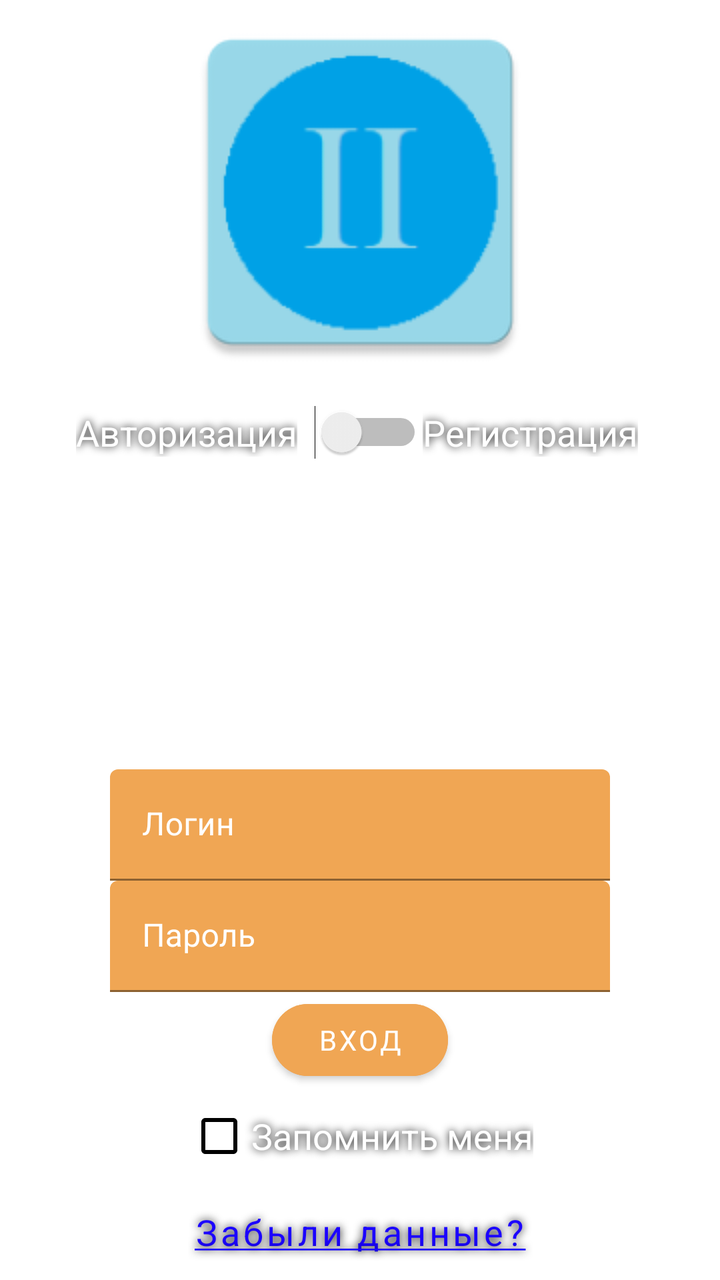
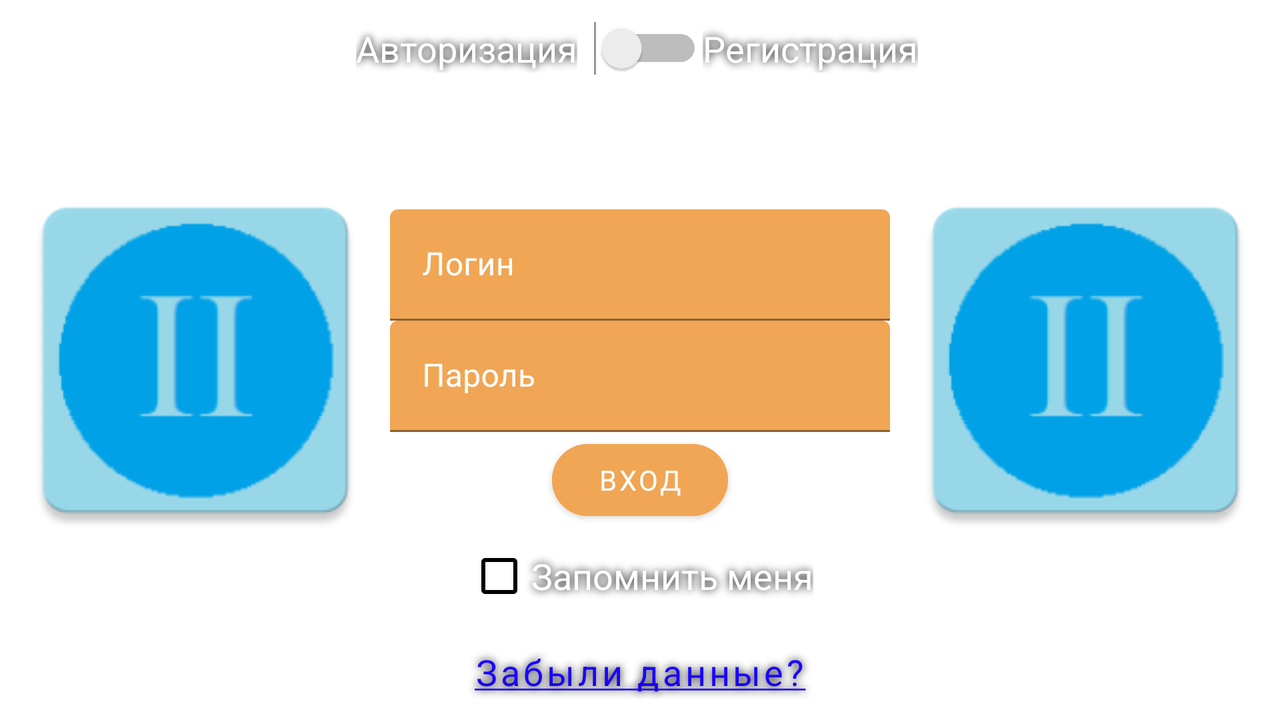

One screen, two layout resources from the same app: the default and the repository's alternative for another configuration. Each is rendered where Android would select it; the XML of both is given below.
<!-- AndroidManifest.xml: application theme Theme.AVRORAII -->
<!-- res/layout/activity_main.xml -->
<?xml version="1.0" encoding="utf-8"?>
<androidx.constraintlayout.widget.ConstraintLayout xmlns:android="http://schemas.android.com/apk/res/android"
    xmlns:app="http://schemas.android.com/apk/res-auto"
    xmlns:tools="http://schemas.android.com/tools"
    android:id="@+id/mainConstraint"
    android:layout_width="match_parent"
    android:layout_height="match_parent"
    android:background="@drawable/background"
    tools:context=".MainActivity">

    <TextView
        android:id="@+id/textView4"
        android:layout_width="wrap_content"
        android:layout_height="wrap_content"
        android:shadowColor="#000000"
        android:shadowDx="0"
        android:shadowDy="0"
        android:shadowRadius="10"
        android:text="Авторизация"
        android:textColor="#FFFFFF"
        android:textSize="18sp"
        app:layout_constraintBottom_toBottomOf="@+id/switch1"
        app:layout_constraintEnd_toStartOf="@+id/switch1"
        app:layout_constraintTop_toTopOf="@+id/switch1" />

    <ImageView
        android:id="@+id/Logo"
        android:layout_width="wrap_content"
        android:layout_height="wrap_content"
        app:layout_constraintEnd_toEndOf="parent"
        app:layout_constraintStart_toStartOf="parent"
        app:layout_constraintTop_toTopOf="parent"
        app:srcCompat="@drawable/ic_launcher" />

    <com.google.android.material.textfield.TextInputLayout
        android:id="@+id/LoginLogin"
        android:layout_width="250dp"
        android:layout_height="wrap_content"
        android:textColorHint="#FFFFFF"
        app:hintTextColor="#FF0BA0DE"
        app:layout_constraintBottom_toTopOf="@+id/LoginPassword"
        app:layout_constraintEnd_toEndOf="parent"
        app:layout_constraintStart_toStartOf="parent">

        <com.google.android.material.textfield.TextInputEditText
            android:id="@+id/loginLogin"
            android:layout_width="match_parent"
            android:layout_height="wrap_content"
            android:backgroundTint="#F0A654"
            android:hint="Логин"
            android:rotation="0"
            android:singleLine="true"
            android:textColor="#FFFFFF" />
    </com.google.android.material.textfield.TextInputLayout>

    <com.google.android.material.textfield.TextInputLayout
        android:id="@+id/LoginPassword"
        android:layout_width="250dp"
        android:layout_height="wrap_content"
        android:textColorHint="#FFFFFF"
        app:hintTextColor="#FF0BA0DE"
        app:layout_constraintBottom_toTopOf="@+id/LoginButton"
        app:layout_constraintEnd_toEndOf="parent"
        app:layout_constraintStart_toStartOf="parent">

        <com.google.android.material.textfield.TextInputEditText
            android:id="@+id/loginPassword"
            android:layout_width="match_parent"
            android:layout_height="wrap_content"
            android:backgroundTint="#F0A654"
            android:hint="Пароль"
            android:rotation="0"
            android:singleLine="true"
            android:textColor="#FFFFFF" />
    </com.google.android.material.textfield.TextInputLayout>

    <Button
        android:id="@+id/LoginButton"
        android:layout_width="wrap_content"
        android:layout_height="wrap_content"
        android:backgroundTint="#F0A654"
        android:fontFamily="sans-serif"
        android:onClick="onLogin"
        android:text="Вход"
        app:layout_constraintBottom_toTopOf="@+id/RememberMeCheckBox"
        app:layout_constraintEnd_toEndOf="parent"
        app:layout_constraintStart_toStartOf="parent"
        app:cornerRadius="216dp"/>

    <CheckBox
        android:id="@+id/RememberMeCheckBox"
        android:layout_width="wrap_content"
        android:layout_height="wrap_content"
        android:minHeight="48dp"
        android:onClick="onRemember"
        android:shadowColor="#000000"
        android:shadowDx="0"
        android:shadowDy="0"
        android:shadowRadius="10"
        android:text="Запомнить меня"
        android:textColor="#FFFFFF"
        android:textSize="18sp"
        android:theme="@style/MyCheckBox"
        app:layout_constraintBottom_toTopOf="@+id/ForgotPassword"
        app:layout_constraintEnd_toEndOf="parent"
        app:layout_constraintStart_toStartOf="parent" />

    <Button
        android:id="@+id/ForgotPassword"
        style="@style/Widget.MaterialComponents.Button.TextButton"
        android:layout_width="wrap_content"
        android:layout_height="wrap_content"
        android:fontFamily="sans-serif"
        android:onClick="onForgot"
        android:shadowColor="#000000"
        android:shadowDx="0"
        android:shadowDy="0"
        android:shadowRadius="10"
        android:text="@string/forgot"
        android:textAllCaps="false"
        android:textColor="#1B02FF"
        android:textSize="18sp"
        app:layout_constraintBottom_toBottomOf="parent"
        app:layout_constraintEnd_toEndOf="parent"
        app:layout_constraintStart_toStartOf="parent"
        app:cornerRadius="216dp"/>

    <Switch
        android:id="@+id/switch1"
        android:layout_width="wrap_content"
        android:layout_height="wrap_content"
        android:minHeight="48dp"
        android:onClick="onSwitch"
        android:shadowColor="#000000"
        android:shadowDx="0"
        android:shadowDy="0"
        android:shadowRadius="10"
        android:text="  "
        android:textColor="#FFFFFF"
        android:textSize="17sp"
        android:theme="@style/MyCheckBox"
        app:layout_constraintEnd_toEndOf="parent"
        app:layout_constraintStart_toStartOf="parent"
        app:layout_constraintTop_toBottomOf="@+id/Logo" />

    <TextView
        android:id="@+id/textView3"
        android:layout_width="wrap_content"
        android:layout_height="wrap_content"
        android:shadowColor="#000000"
        android:shadowDx="0"
        android:shadowDy="0"
        android:shadowRadius="10"
        android:text="Регистрация"
        android:textColor="#FFFFFF"
        android:textSize="18sp"
        app:layout_constraintBottom_toBottomOf="@+id/switch1"
        app:layout_constraintStart_toEndOf="@+id/switch1"
        app:layout_constraintTop_toTopOf="@+id/switch1" />

</androidx.constraintlayout.widget.ConstraintLayout>
<!-- resources referenced by this layout -->
<resources>
  <!-- drawable ic_launcher: png bitmap (drawable, 5580 bytes) -->
  <string name="forgot"><u>Забыли данные?</u></string>
  <style name="MyCheckBox" parent="Theme.AppCompat.Light">
          <item name="colorControlNormal">#000000</item>
          <item name="colorControlActivated">#FF9800</item>
      </style>
  <style name="Theme.AVRORAII" parent="Theme.MaterialComponents.DayNight.DarkActionBar">
          
          <item name="colorPrimary">@color/purple_500</item>
          <item name="colorPrimaryVariant">@color/purple_700</item>
          <item name="colorOnPrimary">@color/white</item>
          
          <item name="colorSecondary">@color/teal_200</item>
          <item name="colorSecondaryVariant">@color/teal_700</item>
          <item name="colorOnSecondary">@color/black</item>
          
          <item name="android:statusBarColor" tools:targetApi="l">?attr/colorPrimaryVariant</item>
          
      </style>
</resources>
<!-- res/layout-land/activity_main.xml (the repository's variant of the layout above) -->
<!-- drawn on the phone turned sideways -->
<?xml version="1.0" encoding="utf-8"?>
<androidx.constraintlayout.widget.ConstraintLayout xmlns:android="http://schemas.android.com/apk/res/android"
    xmlns:app="http://schemas.android.com/apk/res-auto"
    xmlns:tools="http://schemas.android.com/tools"
    android:id="@+id/mainConstraint"
    android:layout_width="match_parent"
    android:layout_height="match_parent"
    android:background="@drawable/background"
    tools:context=".MainActivity">

    <ImageView
        android:id="@+id/logo"
        android:layout_width="wrap_content"
        android:layout_height="wrap_content"
        app:layout_constraintBottom_toBottomOf="parent"
        app:layout_constraintEnd_toEndOf="parent"
        app:layout_constraintStart_toEndOf="@+id/LoginLogin"
        app:layout_constraintTop_toTopOf="parent"
        app:srcCompat="@drawable/ic_launcher" />

    <TextView
        android:id="@+id/textView4"
        android:layout_width="wrap_content"
        android:layout_height="wrap_content"
        android:shadowColor="#000000"
        android:shadowDx="0"
        android:shadowDy="0"
        android:shadowRadius="10"
        android:text="Авторизация"
        android:textColor="#FFFFFF"
        android:textSize="18sp"
        app:layout_constraintBottom_toBottomOf="@+id/switch1"
        app:layout_constraintEnd_toStartOf="@+id/switch1"
        app:layout_constraintTop_toTopOf="@+id/switch1" />

    <ImageView
        android:id="@+id/Logo"
        android:layout_width="wrap_content"
        android:layout_height="wrap_content"
        app:layout_constraintBottom_toBottomOf="parent"
        app:layout_constraintEnd_toStartOf="@+id/LoginLogin"
        app:layout_constraintStart_toStartOf="parent"
        app:layout_constraintTop_toTopOf="parent"
        app:srcCompat="@drawable/ic_launcher" />

    <com.google.android.material.textfield.TextInputLayout
        android:id="@+id/LoginLogin"
        android:layout_width="250dp"
        android:layout_height="wrap_content"
        android:textColorHint="#FFFFFF"
        app:hintTextColor="#FF0BA0DE"
        app:layout_constraintBottom_toTopOf="@+id/LoginPassword"
        app:layout_constraintEnd_toEndOf="parent"
        app:layout_constraintStart_toStartOf="parent">

        <com.google.android.material.textfield.TextInputEditText
            android:layout_width="match_parent"
            android:layout_height="wrap_content"
            android:backgroundTint="#F0A654"
            android:hint="Логин"
            android:rotation="0"
            android:textColor="#FFFFFF"
            android:singleLine="true"/>
    </com.google.android.material.textfield.TextInputLayout>

    <com.google.android.material.textfield.TextInputLayout
        android:id="@+id/LoginPassword"
        android:layout_width="250dp"
        android:layout_height="wrap_content"
        android:textColorHint="#FFFFFF"
        app:hintTextColor="#FF0BA0DE"
        app:layout_constraintBottom_toTopOf="@+id/LoginButton"
        app:layout_constraintEnd_toEndOf="parent"
        app:layout_constraintStart_toStartOf="parent">

        <com.google.android.material.textfield.TextInputEditText
            android:layout_width="match_parent"
            android:layout_height="wrap_content"
            android:backgroundTint="#F0A654"
            android:hint="Пароль"
            android:rotation="0"
            android:textColor="#FFFFFF"
            android:singleLine="true"/>
    </com.google.android.material.textfield.TextInputLayout>

    <Button
        android:id="@+id/LoginButton"
        android:layout_width="wrap_content"
        android:layout_height="wrap_content"
        android:backgroundTint="#F0A654"
        android:fontFamily="sans-serif"
        android:onClick="onLogin"
        android:text="Вход"
        app:layout_constraintBottom_toTopOf="@+id/RememberMeCheckBox"
        app:layout_constraintEnd_toEndOf="parent"
        app:layout_constraintStart_toStartOf="parent"
        app:cornerRadius="216dp"/>

    <CheckBox
        android:id="@+id/RememberMeCheckBox"
        android:layout_width="wrap_content"
        android:layout_height="wrap_content"
        android:backgroundTint="#FFEB3B"
        android:drawableTint="#E91E63"
        android:minHeight="48dp"
        android:onClick="onRemember"
        android:shadowColor="#000000"
        android:shadowDx="0"
        android:shadowDy="0"
        android:shadowRadius="10"
        android:text="Запомнить меня"
        android:textColor="#FFFFFF"
        android:textSize="18sp"
        android:theme="@style/MyCheckBox"
        app:layout_constraintBottom_toTopOf="@+id/ForgotPassword"
        app:layout_constraintEnd_toEndOf="parent"
        app:layout_constraintStart_toStartOf="parent" />

    <Button
        android:id="@+id/ForgotPassword"
        style="@style/Widget.MaterialComponents.Button.TextButton"
        android:layout_width="wrap_content"
        android:layout_height="wrap_content"
        android:fontFamily="sans-serif"
        android:onClick="onForgot"
        android:shadowColor="#000000"
        android:shadowDx="0"
        android:shadowDy="0"
        android:shadowRadius="10"
        android:text="@string/forgot"
        android:textAllCaps="false"
        android:textColor="#1B02FF"
        android:textSize="18sp"
        app:layout_constraintBottom_toBottomOf="parent"
        app:layout_constraintEnd_toEndOf="parent"
        app:layout_constraintStart_toStartOf="parent"
        app:cornerRadius="216dp"/>

    <Switch
        android:id="@+id/switch1"
        android:layout_width="wrap_content"
        android:layout_height="wrap_content"
        android:minHeight="48dp"
        android:onClick="onSwitch"
        android:shadowColor="#000000"
        android:shadowDx="0"
        android:shadowDy="0"
        android:shadowRadius="10"
        android:text="  "
        android:textColor="#FFFFFF"
        android:textSize="17sp"
        android:theme="@style/MyCheckBox"
        app:layout_constraintEnd_toEndOf="parent"
        app:layout_constraintStart_toStartOf="parent"
        app:layout_constraintTop_toTopOf="parent" />

    <TextView
        android:id="@+id/textView3"
        android:layout_width="wrap_content"
        android:layout_height="wrap_content"
        android:shadowColor="#000000"
        android:shadowDx="0"
        android:shadowDy="0"
        android:shadowRadius="10"
        android:text="Регистрация"
        android:textColor="#FFFFFF"
        android:textSize="18sp"
        app:layout_constraintBottom_toBottomOf="@+id/switch1"
        app:layout_constraintStart_toEndOf="@+id/switch1"
        app:layout_constraintTop_toTopOf="@+id/switch1" />

</androidx.constraintlayout.widget.ConstraintLayout>
